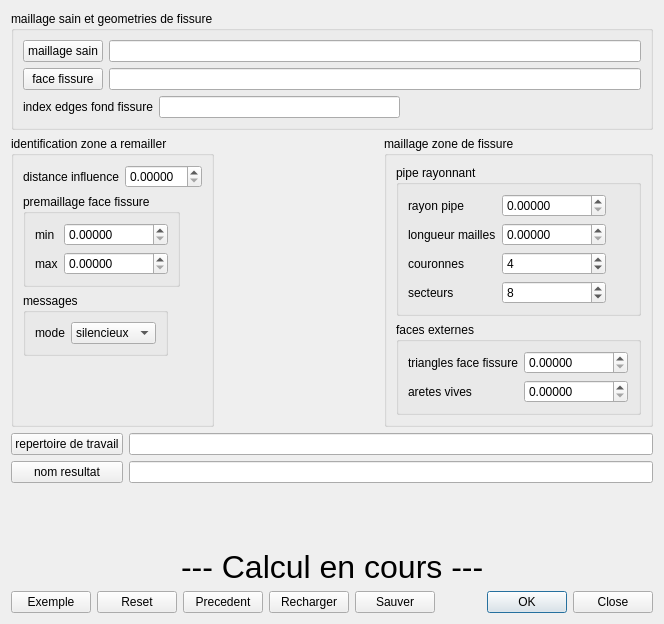
<?xml version="1.0" encoding="UTF-8"?>
<ui version="4.0">
 <class>Dialog</class>
 <widget class="QDialog" name="Dialog">
  <property name="geometry">
   <rect>
    <x>0</x>
    <y>0</y>
    <width>664</width>
    <height>624</height>
   </rect>
  </property>
  <property name="windowTitle">
   <string>Insertion de fissure dans un maillage sain</string>
  </property>
  <property name="toolTip">
   <string>&lt;html&gt;&lt;head/&gt;&lt;body&gt;&lt;p&gt;Insertion d'un maillage de fissure dans un maillage hexaedrique sain.&lt;/p&gt;&lt;p&gt;Le maillage sain est fourni sous forme de fichier Med.&lt;/p&gt;&lt;p&gt;La face de fissure est decrite par une geometrie dans un fichier brep.&lt;/p&gt;&lt;p&gt;La ou les aretes de fond de fissure sont donnees par leurs index dans la face de fissure.&lt;/p&gt;&lt;p&gt;La procedure identfie des mailles saines a enlever et remailler, construit un maillage regulier rayonnant autour de la ligne de fond de fissure, reconstitue les faces externes en triangles, complete la zone a remailler en tetraedres.&lt;/p&gt;&lt;/body&gt;&lt;/html&gt;</string>
  </property>
  <layout class="QVBoxLayout" name="verticalLayout_3">
   <item>
    <widget class="QGroupBox" name="groupBox">
     <property name="title">
      <string>maillage sain et geometries de fissure</string>
     </property>
     <layout class="QGridLayout" name="gridLayout_4">
      <item row="1" column="0">
       <layout class="QHBoxLayout" name="horizontalLayout">
        <item>
         <widget class="QLabel" name="label">
          <property name="text">
           <string>index edges fond fissure</string>
          </property>
         </widget>
        </item>
        <item>
         <widget class="QLineEdit" name="le_fondfiss">
          <property name="toolTip">
           <string>&lt;html&gt;&lt;head/&gt;&lt;body&gt;&lt;p&gt;Index des edges decrivant le fond de fissure, dans la face de fissure.&lt;/p&gt;&lt;p&gt;Sous forme d'une liste Python.&lt;/p&gt;&lt;p&gt;Exemples : &lt;span style=&quot; font-weight:600; font-style:italic; color:#000080;&quot;&gt;[5,9]&lt;/span&gt; ou&lt;span style=&quot; font-weight:600;&quot;/&gt;&lt;span style=&quot; font-weight:600; font-style:italic; color:#000080;&quot;&gt;[3]&lt;/span&gt;&lt;/p&gt;&lt;p&gt;(on peut recuperer ces valeurs a l'aide du dialogue de creation de groupes d'edges, dans GEOM)&lt;/p&gt;&lt;/body&gt;&lt;/html&gt;</string>
          </property>
         </widget>
        </item>
        <item>
         <spacer name="horizontalSpacer">
          <property name="orientation">
           <enum>Qt::Horizontal</enum>
          </property>
          <property name="sizeHint" stdset="0">
           <size>
            <width>40</width>
            <height>20</height>
           </size>
          </property>
         </spacer>
        </item>
       </layout>
      </item>
      <item row="0" column="0">
       <layout class="QGridLayout" name="gridLayout">
        <item row="0" column="1">
         <widget class="QLineEdit" name="le_maillage">
          <property name="toolTip">
           <string>&lt;html&gt;&lt;head/&gt;&lt;body&gt;&lt;p&gt;fichier med du maillage sain (hexaedres)&lt;/p&gt;&lt;/body&gt;&lt;/html&gt;</string>
          </property>
         </widget>
        </item>
        <item row="1" column="0">
         <widget class="QPushButton" name="pb_facefiss">
          <property name="toolTip">
           <string>&lt;html&gt;&lt;head/&gt;&lt;body&gt;&lt;p&gt;selection du fichier brep (geometrie) decrivant la face de fissure.&lt;/p&gt;&lt;p&gt;Un champ rouge correspond a un fichier inexistant.&lt;/p&gt;&lt;/body&gt;&lt;/html&gt;</string>
          </property>
          <property name="text">
           <string>face fissure</string>
          </property>
         </widget>
        </item>
        <item row="1" column="1">
         <widget class="QLineEdit" name="le_facefiss">
          <property name="toolTip">
           <string>&lt;html&gt;&lt;head/&gt;&lt;body&gt;&lt;p&gt;fichier brep (geometrie) decrivant la face de fissure.&lt;/p&gt;&lt;/body&gt;&lt;/html&gt;</string>
          </property>
         </widget>
        </item>
        <item row="0" column="0">
         <widget class="QPushButton" name="pb_maillage">
          <property name="toolTip">
           <string>&lt;html&gt;&lt;head/&gt;&lt;body&gt;&lt;p&gt;selection du fichier med du maillage sain (hexaedres)&lt;/p&gt;&lt;p&gt;Un champ rouge correspond a un fichier inexistant.&lt;/p&gt;&lt;/body&gt;&lt;/html&gt;</string>
          </property>
          <property name="text">
           <string>maillage sain</string>
          </property>
         </widget>
        </item>
       </layout>
      </item>
     </layout>
     <zorder></zorder>
     <zorder></zorder>
    </widget>
   </item>
   <item>
    <layout class="QHBoxLayout" name="horizontalLayout_12">
     <item>
      <widget class="QGroupBox" name="groupBox_2">
       <property name="title">
        <string>identification zone a remailler</string>
       </property>
       <layout class="QVBoxLayout" name="verticalLayout">
        <item>
         <layout class="QHBoxLayout" name="horizontalLayout_5">
          <item>
           <widget class="QLabel" name="label_2">
            <property name="text">
             <string>distance influence</string>
            </property>
           </widget>
          </item>
          <item>
           <widget class="QDoubleSpinBox" name="dsb_influence">
            <property name="toolTip">
             <string>&lt;html&gt;&lt;head/&gt;&lt;body&gt;&lt;p&gt;La zone remaillee contiendra toutes les mailles du maillage sain a une distance de la face de fissure inferieure a cette valeur.&lt;/p&gt;&lt;/body&gt;&lt;/html&gt;</string>
            </property>
            <property name="decimals">
             <number>5</number>
            </property>
           </widget>
          </item>
         </layout>
        </item>
        <item>
         <layout class="QHBoxLayout" name="horizontalLayout_8">
          <item>
           <widget class="QGroupBox" name="groupBox_3">
            <property name="title">
             <string>premaillage face fissure</string>
            </property>
            <layout class="QHBoxLayout" name="horizontalLayout_7">
             <item>
              <layout class="QGridLayout" name="gridLayout_2">
               <item row="0" column="0">
                <widget class="QLabel" name="label_3">
                 <property name="text">
                  <string>min</string>
                 </property>
                </widget>
               </item>
               <item row="0" column="1">
                <widget class="QDoubleSpinBox" name="dsb_meshBrepMin">
                 <property name="toolTip">
                  <string>&lt;html&gt;&lt;head/&gt;&lt;body&gt;&lt;p&gt;Pour faciliter la determination de la zone a remailler, il faut des points sur la face de fissure, suffisament resserres, en relation avec la taille des mailles du maillage sain.&lt;/p&gt;&lt;p&gt;Ces points sont obtenus par pre maillage de la face de fissure, en triangles. On donne la taille min et max des triangles.&lt;/p&gt;&lt;/body&gt;&lt;/html&gt;</string>
                 </property>
                 <property name="decimals">
                  <number>5</number>
                 </property>
                 <property name="maximum">
                  <double>1000000.000000000000000</double>
                 </property>
                </widget>
               </item>
               <item row="1" column="0">
                <widget class="QLabel" name="label_4">
                 <property name="text">
                  <string>max</string>
                 </property>
                </widget>
               </item>
               <item row="1" column="1">
                <widget class="QDoubleSpinBox" name="dsb_meshBrepMax">
                 <property name="toolTip">
                  <string>&lt;html&gt;&lt;head/&gt;&lt;body&gt;&lt;p&gt;Pour faciliter la determination de la zone a remailler, il faut des points sur la face de fissure, suffisament resserres, en relation avec la taille des mailles du maillage sain.&lt;/p&gt;&lt;p&gt;Ces points sont obtenus par pre maillage de la face de fissure, en triangles. On donne la taille min et max des triangles.&lt;/p&gt;&lt;/body&gt;&lt;/html&gt;</string>
                 </property>
                 <property name="decimals">
                  <number>5</number>
                 </property>
                 <property name="maximum">
                  <double>1000000.000000000000000</double>
                 </property>
                </widget>
               </item>
              </layout>
             </item>
            </layout>
           </widget>
          </item>
          <item>
           <spacer name="horizontalSpacer_3">
            <property name="orientation">
             <enum>Qt::Horizontal</enum>
            </property>
            <property name="sizeHint" stdset="0">
             <size>
              <width>13</width>
              <height>17</height>
             </size>
            </property>
           </spacer>
          </item>
         </layout>
        </item>
        <item>
         <layout class="QHBoxLayout" name="horizontalLayout_9">
          <item>
           <widget class="QGroupBox" name="groupBox_7">
            <property name="title">
             <string>messages</string>
            </property>
            <layout class="QHBoxLayout" name="horizontalLayout_6">
             <item>
              <layout class="QHBoxLayout" name="horizontalLayout_4">
               <item>
                <widget class="QLabel" name="label_10">
                 <property name="text">
                  <string>mode</string>
                 </property>
                </widget>
               </item>
               <item>
                <widget class="QComboBox" name="cb_log">
                 <property name="toolTip">
                  <string>&lt;html&gt;&lt;head/&gt;&lt;body&gt;&lt;p&gt;L'affichage de messages pendant le calcul peut aider a la mise au point du maillage. Les messages sont ecrits dans un fichier de log, dans le repertoire d'execution.&lt;/p&gt;&lt;p&gt;- Le mode &lt;span style=&quot; font-weight:600;&quot;&gt;silencieux&lt;/span&gt; donne tres peu d'information,&lt;/p&gt;&lt;p&gt;- Le mode &lt;span style=&quot; font-weight:600;&quot;&gt;verbeux&lt;/span&gt; liste les principales etapes du calcul,&lt;/p&gt;&lt;p&gt;- Le mode &lt;span style=&quot; font-weight:600;&quot;&gt;debug&lt;/span&gt; donne un maximum de detail, et publie des objets intermediaires dans l'etude.&lt;/p&gt;&lt;p&gt;&lt;br/&gt;&lt;/p&gt;&lt;/body&gt;&lt;/html&gt;</string>
                 </property>
                 <item>
                  <property name="text">
                   <string>silencieux</string>
                  </property>
                 </item>
                 <item>
                  <property name="text">
                   <string>verbeux</string>
                  </property>
                 </item>
                 <item>
                  <property name="text">
                   <string>debug</string>
                  </property>
                 </item>
                </widget>
               </item>
              </layout>
             </item>
            </layout>
           </widget>
          </item>
          <item>
           <spacer name="horizontalSpacer_9">
            <property name="orientation">
             <enum>Qt::Horizontal</enum>
            </property>
            <property name="sizeHint" stdset="0">
             <size>
              <width>18</width>
              <height>20</height>
             </size>
            </property>
           </spacer>
          </item>
         </layout>
        </item>
        <item>
         <spacer name="verticalSpacer">
          <property name="orientation">
           <enum>Qt::Vertical</enum>
          </property>
          <property name="sizeHint" stdset="0">
           <size>
            <width>20</width>
            <height>17</height>
           </size>
          </property>
         </spacer>
        </item>
       </layout>
       <zorder>verticalSpacer</zorder>
      </widget>
     </item>
     <item>
      <spacer name="horizontalSpacer_6">
       <property name="orientation">
        <enum>Qt::Horizontal</enum>
       </property>
       <property name="sizeHint" stdset="0">
        <size>
         <width>17</width>
         <height>20</height>
        </size>
       </property>
      </spacer>
     </item>
     <item>
      <widget class="QGroupBox" name="groupBox_4">
       <property name="sizePolicy">
        <sizepolicy hsizetype="Preferred" vsizetype="Preferred">
         <horstretch>0</horstretch>
         <verstretch>0</verstretch>
        </sizepolicy>
       </property>
       <property name="title">
        <string>maillage zone de fissure</string>
       </property>
       <layout class="QVBoxLayout" name="verticalLayout_2">
        <item>
         <widget class="QGroupBox" name="groupBox_5">
          <property name="title">
           <string>pipe rayonnant</string>
          </property>
          <layout class="QHBoxLayout" name="horizontalLayout_10">
           <item>
            <layout class="QGridLayout" name="gridLayout_3">
             <item row="0" column="0">
              <widget class="QLabel" name="label_5">
               <property name="text">
                <string>rayon pipe</string>
               </property>
              </widget>
             </item>
             <item row="0" column="1">
              <widget class="QDoubleSpinBox" name="dsb_rayonPipe">
               <property name="toolTip">
                <string>&lt;html&gt;&lt;head/&gt;&lt;body&gt;&lt;p&gt;Pipe rayonnant construit sur le fond de fissure :&lt;/p&gt;&lt;p&gt;Rayon du pipe.&lt;/p&gt;&lt;/body&gt;&lt;/html&gt;</string>
               </property>
               <property name="decimals">
                <number>5</number>
               </property>
               <property name="maximum">
                <double>1000000.000000000000000</double>
               </property>
              </widget>
             </item>
             <item row="1" column="0">
              <widget class="QLabel" name="label_6">
               <property name="text">
                <string>longueur mailles</string>
               </property>
              </widget>
             </item>
             <item row="1" column="1">
              <widget class="QDoubleSpinBox" name="dsb_lenSegPipe">
               <property name="toolTip">
                <string>&lt;html&gt;&lt;head/&gt;&lt;body&gt;&lt;p&gt;Pipe rayonnant construit sur le fond de fissure :&lt;/p&gt;&lt;p&gt;Longueur des mailles le long de la ligne de fond de fissure.&lt;/p&gt;&lt;/body&gt;&lt;/html&gt;</string>
               </property>
               <property name="decimals">
                <number>5</number>
               </property>
               <property name="maximum">
                <double>1000000.000000000000000</double>
               </property>
              </widget>
             </item>
             <item row="2" column="0">
              <widget class="QLabel" name="label_7">
               <property name="text">
                <string>couronnes</string>
               </property>
              </widget>
             </item>
             <item row="2" column="1">
              <widget class="QSpinBox" name="sb_couronnes">
               <property name="toolTip">
                <string>&lt;html&gt;&lt;head/&gt;&lt;body&gt;&lt;p&gt;Pipe rayonnant construit sur le fond de fissure :&lt;/p&gt;&lt;p&gt;nombre de couronnes de mailles autour de la ligne de fond de fissure.&lt;/p&gt;&lt;/body&gt;&lt;/html&gt;</string>
               </property>
               <property name="minimum">
                <number>2</number>
               </property>
               <property name="maximum">
                <number>10000</number>
               </property>
               <property name="value">
                <number>4</number>
               </property>
              </widget>
             </item>
             <item row="3" column="0">
              <widget class="QLabel" name="label_8">
               <property name="text">
                <string>secteurs</string>
               </property>
              </widget>
             </item>
             <item row="3" column="1">
              <widget class="QSpinBox" name="sb_secteurs">
               <property name="toolTip">
                <string>&lt;html&gt;&lt;head/&gt;&lt;body&gt;&lt;p&gt;Pipe rayonnant construit sur le fond de fissure :&lt;/p&gt;&lt;p&gt;nombre de secteurs selon un cercle normal au fond de fissure.&lt;/p&gt;&lt;/body&gt;&lt;/html&gt;</string>
               </property>
               <property name="minimum">
                <number>4</number>
               </property>
               <property name="maximum">
                <number>10000</number>
               </property>
               <property name="value">
                <number>8</number>
               </property>
              </widget>
             </item>
            </layout>
           </item>
           <item>
            <spacer name="horizontalSpacer_4">
             <property name="orientation">
              <enum>Qt::Horizontal</enum>
             </property>
             <property name="sizeHint" stdset="0">
              <size>
               <width>6</width>
               <height>20</height>
              </size>
             </property>
            </spacer>
           </item>
          </layout>
         </widget>
        </item>
        <item>
         <widget class="QGroupBox" name="groupBox_6">
          <property name="title">
           <string>faces externes</string>
          </property>
          <layout class="QHBoxLayout" name="horizontalLayout_11">
           <item>
            <layout class="QGridLayout" name="gridLayout_6">
             <item row="0" column="0">
              <widget class="QLabel" name="label_9">
               <property name="text">
                <string>triangles face fissure</string>
               </property>
              </widget>
             </item>
             <item row="0" column="1">
              <widget class="QDoubleSpinBox" name="dsb_areteFaceFissure">
               <property name="toolTip">
                <string>&lt;html&gt;&lt;head/&gt;&lt;body&gt;&lt;p&gt;Faces externes de la zone a remailler.&lt;/p&gt;&lt;p&gt;Maillage en triangles : valeur cible des aretes des triangles.&lt;/p&gt;&lt;/body&gt;&lt;/html&gt;</string>
               </property>
               <property name="decimals">
                <number>5</number>
               </property>
               <property name="maximum">
                <double>1000000.000000000000000</double>
               </property>
              </widget>
             </item>
             <item row="1" column="0">
              <widget class="QLabel" name="label_11">
               <property name="text">
                <string>aretes vives</string>
               </property>
              </widget>
             </item>
             <item row="1" column="1">
              <widget class="QDoubleSpinBox" name="dsb_aretesVives">
               <property name="toolTip">
                <string>&lt;html&gt;&lt;head/&gt;&lt;body&gt;&lt;p&gt;Aretes vives de la zone a remailler.&lt;/p&gt;&lt;p&gt;Longueur des segments sur ces aretes.&lt;/p&gt;&lt;p&gt;Ce parametre est &lt;span style=&quot; font-weight:600; font-style:italic; color:#2631c1;&quot;&gt;optionnel&lt;/span&gt; : laisse a 0,&lt;/p&gt;&lt;p&gt;il est est ajuste automatiquement.&lt;/p&gt;&lt;/body&gt;&lt;/html&gt;</string>
               </property>
               <property name="decimals">
                <number>5</number>
               </property>
               <property name="maximum">
                <double>100000.000000000000000</double>
               </property>
              </widget>
             </item>
            </layout>
           </item>
           <item>
            <spacer name="horizontalSpacer_5">
             <property name="orientation">
              <enum>Qt::Horizontal</enum>
             </property>
             <property name="sizeHint" stdset="0">
              <size>
               <width>1</width>
               <height>20</height>
              </size>
             </property>
            </spacer>
           </item>
          </layout>
         </widget>
        </item>
       </layout>
      </widget>
     </item>
    </layout>
   </item>
   <item>
    <layout class="QGridLayout" name="gridLayout_5">
     <item row="0" column="0">
      <widget class="QPushButton" name="pb_reptrav">
       <property name="text">
        <string>repertoire de travail</string>
       </property>
      </widget>
     </item>
     <item row="0" column="1">
      <widget class="QLineEdit" name="le_reptrav">
       <property name="toolTip">
        <string>&lt;html&gt;&lt;head/&gt;&lt;body&gt;&lt;p&gt;Repertoire dans lequel seront ranges le maillage final, les objets intermediaires, la log d'execution.&lt;/p&gt;&lt;/body&gt;&lt;/html&gt;</string>
       </property>
      </widget>
     </item>
     <item row="1" column="0">
      <widget class="QPushButton" name="pb_nomres">
       <property name="text">
        <string>nom resultat</string>
       </property>
      </widget>
     </item>
     <item row="1" column="1">
      <widget class="QLineEdit" name="le_nomres">
       <property name="toolTip">
        <string>&lt;html&gt;&lt;head/&gt;&lt;body&gt;&lt;p&gt;Nom des resultats.&lt;/p&gt;&lt;p&gt;Le fichier maillage resultat sera range dans le repertoire de travail, sous le nom &lt;span style=&quot; font-weight:600; font-style:italic; color:#0055ff;&quot;&gt;Nom&lt;/span&gt;.med&lt;/p&gt;&lt;p&gt;&lt;br/&gt;&lt;/p&gt;&lt;/body&gt;&lt;/html&gt;</string>
       </property>
      </widget>
     </item>
    </layout>
   </item>
   <item>
    <spacer name="verticalSpacer_2">
     <property name="orientation">
      <enum>Qt::Vertical</enum>
     </property>
     <property name="sizeHint" stdset="0">
      <size>
       <width>20</width>
       <height>13</height>
      </size>
     </property>
    </spacer>
   </item>
   <item>
    <layout class="QHBoxLayout" name="horizontalLayout_2">
     <item>
      <spacer name="horizontalSpacer_7">
       <property name="orientation">
        <enum>Qt::Horizontal</enum>
       </property>
       <property name="sizeHint" stdset="0">
        <size>
         <width>40</width>
         <height>20</height>
        </size>
       </property>
      </spacer>
     </item>
     <item>
      <widget class="QLabel" name="lb_calcul">
       <property name="font">
        <font>
         <pointsize>24</pointsize>
        </font>
       </property>
       <property name="text">
        <string>--- Calcul en cours ---</string>
       </property>
      </widget>
     </item>
     <item>
      <spacer name="horizontalSpacer_8">
       <property name="orientation">
        <enum>Qt::Horizontal</enum>
       </property>
       <property name="sizeHint" stdset="0">
        <size>
         <width>40</width>
         <height>20</height>
        </size>
       </property>
      </spacer>
     </item>
    </layout>
   </item>
   <item>
    <layout class="QHBoxLayout" name="horizontalLayout_3">
     <item>
      <widget class="QPushButton" name="pb_exemple">
       <property name="toolTip">
        <string>&lt;html&gt;&lt;head/&gt;&lt;body&gt;&lt;p&gt;generation de jeux de donnees exemple :&lt;/p&gt;&lt;p&gt;maillages sain et face de fissure.&lt;/p&gt;&lt;p&gt;(from blocFissure.materielCasTests import genereMateriel)&lt;/p&gt;&lt;/body&gt;&lt;/html&gt;</string>
       </property>
       <property name="text">
        <string>Exemple</string>
       </property>
      </widget>
     </item>
     <item>
      <widget class="QPushButton" name="pb_reset">
       <property name="toolTip">
        <string>reinitialisation de tous les parametres a leur valeur par defaut</string>
       </property>
       <property name="text">
        <string>Reset</string>
       </property>
      </widget>
     </item>
     <item>
      <widget class="QPushButton" name="pb_valPrec">
       <property name="toolTip">
        <string>reinitialisation de tous les parametres a leur valeur de la precedente execution</string>
       </property>
       <property name="text">
        <string>Precedent</string>
       </property>
      </widget>
     </item>
     <item>
      <widget class="QPushButton" name="pb_recharger">
       <property name="toolTip">
        <string>reinitialisation des parametres a partir d'un fichier prealablement sauvegarde</string>
       </property>
       <property name="text">
        <string>Recharger</string>
       </property>
      </widget>
     </item>
     <item>
      <widget class="QPushButton" name="pb_sauver">
       <property name="toolTip">
        <string>sauvegarde des parametres dans un fichier a choisir</string>
       </property>
       <property name="text">
        <string>Sauver</string>
       </property>
      </widget>
     </item>
     <item>
      <spacer name="horizontalSpacer_2">
       <property name="orientation">
        <enum>Qt::Horizontal</enum>
       </property>
       <property name="sizeHint" stdset="0">
        <size>
         <width>40</width>
         <height>20</height>
        </size>
       </property>
      </spacer>
     </item>
     <item>
      <widget class="QDialogButtonBox" name="bb_OkCancel">
       <property name="toolTip">
        <string>&lt;html&gt;&lt;head/&gt;&lt;body&gt;&lt;p&gt;OK : lancer le calcul, sans sauver les parametres.&lt;/p&gt;&lt;p&gt;Close : fermer le dialogue sans execution ni sauvegarde.&lt;/p&gt;&lt;p&gt;&lt;br/&gt;&lt;/p&gt;&lt;/body&gt;&lt;/html&gt;</string>
       </property>
       <property name="orientation">
        <enum>Qt::Horizontal</enum>
       </property>
       <property name="standardButtons">
        <set>QDialogButtonBox::Close|QDialogButtonBox::Ok</set>
       </property>
      </widget>
     </item>
    </layout>
   </item>
  </layout>
 </widget>
 <resources/>
 <connections>
  <connection>
   <sender>bb_OkCancel</sender>
   <signal>accepted()</signal>
   <receiver>Dialog</receiver>
   <slot>accept()</slot>
   <hints>
    <hint type="sourcelabel">
     <x>248</x>
     <y>254</y>
    </hint>
    <hint type="destinationlabel">
     <x>157</x>
     <y>274</y>
    </hint>
   </hints>
  </connection>
  <connection>
   <sender>bb_OkCancel</sender>
   <signal>rejected()</signal>
   <receiver>Dialog</receiver>
   <slot>reject()</slot>
   <hints>
    <hint type="sourcelabel">
     <x>316</x>
     <y>260</y>
    </hint>
    <hint type="destinationlabel">
     <x>286</x>
     <y>274</y>
    </hint>
   </hints>
  </connection>
 </connections>
</ui>
